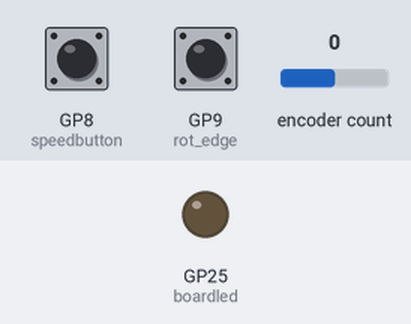
This program was run on a simulated Raspberry Pi Pico running CircuitPython. Parts: output pins drawn as LEDs (lit = HIGH). Inputs (shaded band) come from the test bench; at power-on: GP8 (speedbutton) HIGH, GP9 (rot_edge) HIGH, encoder count 0. Pins used as bus, display or sensor lines are not drawn.

Above: at 5.08 s.
5.1 s: GP8 (speedbutton) pulled LOW for 3.2 s
At 5.9 s:
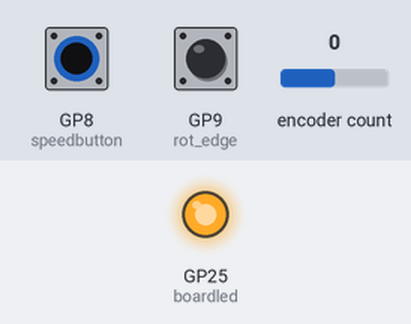
Timing chart, 0 to 16.1 s (numbered marks = the images above; inputs shaded):
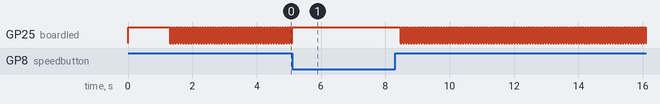

Measured:
- by itself, GP25 (boardled): repeats every 0.08 s: LOW 0.04 s, HIGH 0.04 s

The program:

code.py
```python
# Encoder with DM8BA10 Display
# rev 1.0 - shabaz - oct 2021

# imports
import time
import board
import digitalio
import rotaryio
import countio

# variables
forever = True

# board LED on the Pi Pico
boardled = digitalio.DigitalInOut(board.GP25)
boardled.direction = digitalio.Direction.OUTPUT

# rotary encoder
enc = rotaryio.IncrementalEncoder(board.GP7, board.GP6)
enc_last_pos = 0
rotval = 100000
rot_edge = countio.Counter(board.GP9)  # used for determining rotation speed

# push-button for manual speed (stepped) selection
speedbutton = digitalio.DigitalInOut(board.GP8)
speedbutton.direction = digitalio.Direction.INPUT
speedrange = 1  # can be set to (say) 1, 1000, 1000000 for Hz, kHz and MHz

# pins for DM8BA10 LCD module
lcd_data = digitalio.DigitalInOut(board.GP20)
lcd_wr = digitalio.DigitalInOut(board.GP21)
lcd_csn = digitalio.DigitalInOut(board.GP22)
lcd_data.direction = digitalio.Direction.OUTPUT
lcd_wr.direction = digitalio.Direction.OUTPUT
lcd_csn.direction = digitalio.Direction.OUTPUT

# other variables
# Bytes to write for decimal place positions 1-9 from the right
LCD_DPBITS = [0x0100, 0x0200, 0x0400, 0x0001, 0x0002, 0x0004, 0x0100, 0x0200, 0x0400]
# Bytes to write for ASCII character set (partial)
LCD_CHARBITS = [
    0x5C5C,  # *
    0x1448,  # +
    0x0800,  # ,
    0x1008,  # -
    0x0000,  # . (unsupported)
    0x0810,  # /
    0xABB3,  # 0
    0x0032,  # 1
    0x93A9,  # 2
    0x81AB,  # 3
    0x302A,  # 4
    0xB18B,  # 5
    0xB30B,  # 6
    0x80A2,  # 7
    0xB3AB,  # 8
    0xB0AB,  # 9
    0xB2AA,  # A
    0x85EB,  # B
    0xA381,  # C
    0x85E3,  # D
    0xB381,  # E
    0xB280,  # F
    0xA38B,  # G
    0x322A,  # H
    0x85C1,  # I
    0x0323,  # J
    0x3214,  # K
    0x2301,  # L
    0x6232,  # M
    0x6226,  # N
    0xA3A3,  # O
    0xB2A8,  # P
    0xA3A7,  # Q
    0xB2AC,  # R
    0xB18B,  # S
    0x84C0,  # T
    0x2323,  # U
    0x2A10,  # V
    0x2A26,  # W
    0x4814,  # X
    0x3428,  # Y
    0x8991,  # Z
    0x0000,  # space
]

boardled.value = True

# initialize the I/O pins
def io_init():
    lcd_csn.value = True
    lcd_wr.value = False
    lcd_data.value = False

# sends up to 8 bits to the LCD
def lcd_sendbits(value, n):
    for i in range(n - 1, -1, -1):
        lcd_data.value = bool(value & (1 << i))
        lcd_wr.value = True
        lcd_wr.value = False
    lcd_data.value = False

# sends command 100 and then 0 and then 8 bits of command
def lcd_sendcmd(cmd):
    lcd_csn.value = False
    lcd_sendbits(0x08, 4)
    lcd_sendbits(cmd, 8)
    lcd_csn.value = True

# sends command 101 (Write mode) followed by an address and then 4 bits of data
def lcd_writemode(addr, data):
    aval = addr << 2
    for i in range(0, 5):
        dval = (data << (i * 4)) >> 12
        lcd_csn.value = False
        lcd_sendbits(0x05, 3)
        lcd_sendbits(aval + i, 6)
        lcd_sendbits(dval, 4)
        lcd_csn.value = True

def lcd_init():
    lcd_sendcmd(0x02)  # SYS_EN
    lcd_sendcmd(0x30)  # RC_32K
    lcd_sendcmd(0x06)  # LCD_ON

def lcd_off():
    lcd_sendcmd(0x04)  # LCD_OFF

def lcd_on():
    lcd_sendcmd(0x06)  # LCD_ON

def lcd_clear():
    for i in range(0, 12):  # 0-9 are the character locations, 10-11 are decimals
        lcd_writemode(i, 0x0000)

def lcd_allon():
    for i in range(0, 12):
        lcd_writemode(i, 0xFFFF)

# inserts a decimal place
def lcd_dp_insert(i):
    if i < 1:
        pass
    elif i < 4:
        lcd_writemode(11, LCD_DPBITS[i - 1])
    elif i < 10:
        lcd_writemode(10, LCD_DPBITS[i - 1])
    else:
        pass

# deletes decimal places
def lcd_dp_clear():
    lcd_writemode(10, 0x0000)
    lcd_writemode(11, 0x0000)

# display an integer number
def lcd_printint(n):
    lcd_clear()
    s = str(n)
    idx = 0
    for c in reversed(s):
        lcd_writemode(idx, LCD_CHARBITS[ord(c) - ord("*")])
        idx = idx + 1

# display a single character
def lcd_printchar(idx, c):
    if (ord(c) == 32):  # found a space
        lcd_writemode(idx, 0x0000)
    elif (ord(c) <= ord("9")):    # found a number
        lcd_writemode(idx, LCD_CHARBITS[ord(c) - ord("*")])
    else:                       # letter A-Z
        lcd_writemode(idx, LCD_CHARBITS[ord(c) - ord("A") + 16])

# display text
def lcd_printtext(s):
    idx = 10 - len(s)
    for c in reversed(s):
        lcd_printchar(idx, c)
        idx = idx + 1

# update value based on encoder/button input
def update_rotval(curr_pos):
    global enc_last_pos
    global rotval
    diff = curr_pos - enc_last_pos  # amount of rotation
    enc_last_pos = curr_pos
    rotspeed = rot_edge.count  # rotspeed is effectively the speed of rotation
    rot_edge.reset()
    if (rotspeed <= 8):
        mult = 1  # slow speed, multiplier is 1
    elif (rotspeed <= 10):  # adjust all these values to set acceleration
        mult = 50  # also adjust all these values for acceleration too
    elif (rotspeed <= 14):
        mult = 100
    else:
        mult = 500
    diff = diff * mult  # apply acceleration factor based on speed of rotation
    diff = diff * speedrange  # multiply further based on button-selected factor
    rotval = rotval + diff  # update the value
    # set limit/boundaries for the rotation value:
    if (rotval < 0):  # remove these lines if negative values are acceptable
        rotval = 0    #

# handle speedrange button when it is pressed
def update_speedrange():
    global speedrange
    # button is pressed so we need to change the speedrange
    if (speedrange == 1):
        speedrange = 1000
        lcd_printchar(9, "K")  # display K for kHz
    elif (speedrange == 1000):
        speedrange = 1000000
        lcd_printchar(9, "M")  # display M for MHz
    else:
        speedrange = 1
        lcd_printchar(8, "Z")
        lcd_printchar(9, "H")  # display HZ for Hz
    time.sleep(0.1)
    while (speedbutton.value is False):  # wait for button to be unpressed
        time.sleep(0.1)
    # button is no longer pressed, we are done.

# main program
def main():
    global enc_last_pos
    global rotval
    io_init()
    lcd_init()
    lcd_clear()
    heartbeat_toggle = False
    time.sleep(0.1)
    lcd_printtext("HI THERE")  # mainly only uppercase and numerics supported today
    time.sleep(1)
    lcd_printint(rotval)  # display the initial value

    while forever:  # forever loop
        # alternately set the LED on/off during each loop
        heartbeat_toggle = not(heartbeat_toggle)
        boardled.value = heartbeat_toggle  # toggle the LED
        # handle rotary encoder
        enc_pos = enc.position  # read the rotary encoder value
        if (enc_pos != enc_last_pos):  # encoder has been rotated!
            update_rotval(enc_pos)
            lcd_printint(rotval)  # display the value
        # handle manual speed step button
        if (speedbutton.value is False):  # button is pressed!
            update_speedrange()
            lcd_printint(rotval)  # clear the display and print the value
            time.sleep(0.04)  # button unpress debounce period
        # brief pause
        time.sleep(0.04)  # pause briefly then loop back

# run the main program function
main()
```
